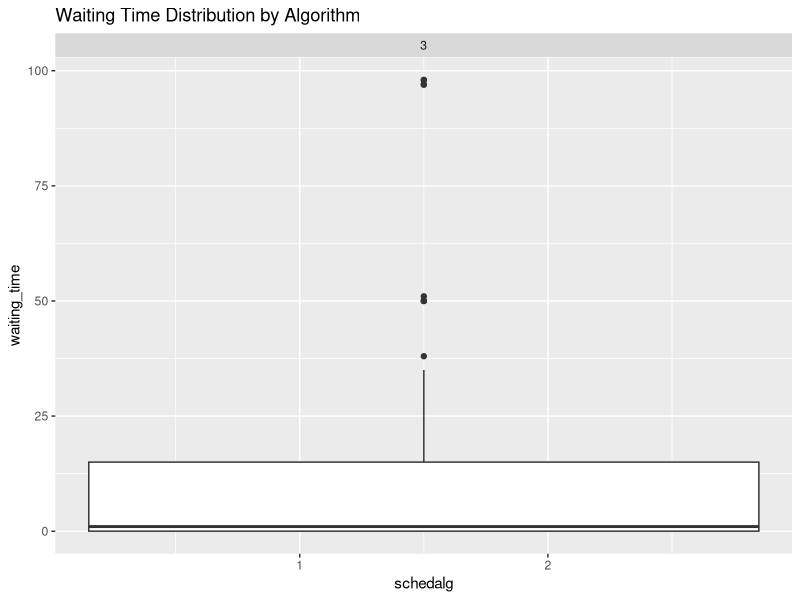
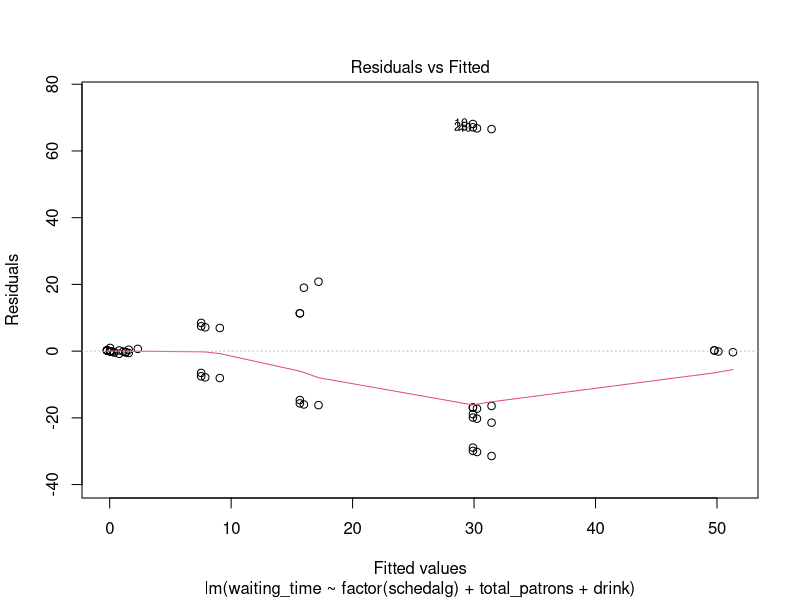
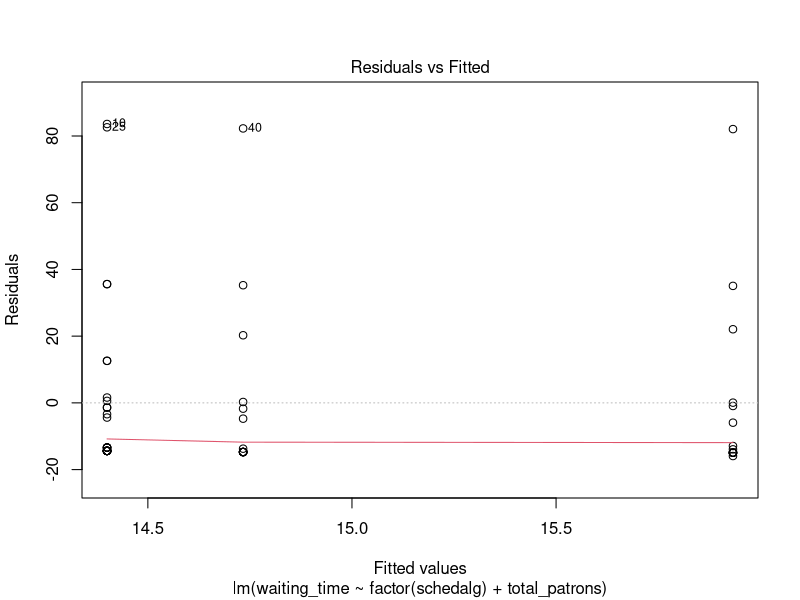
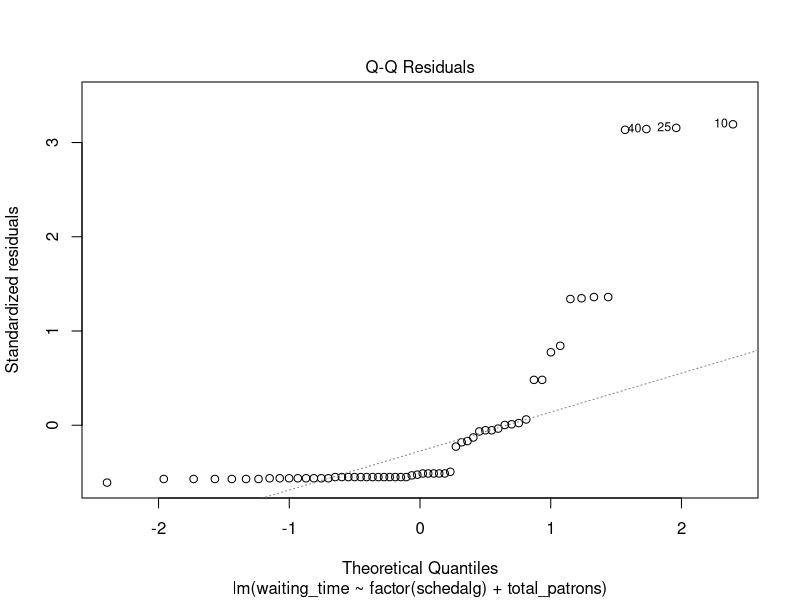
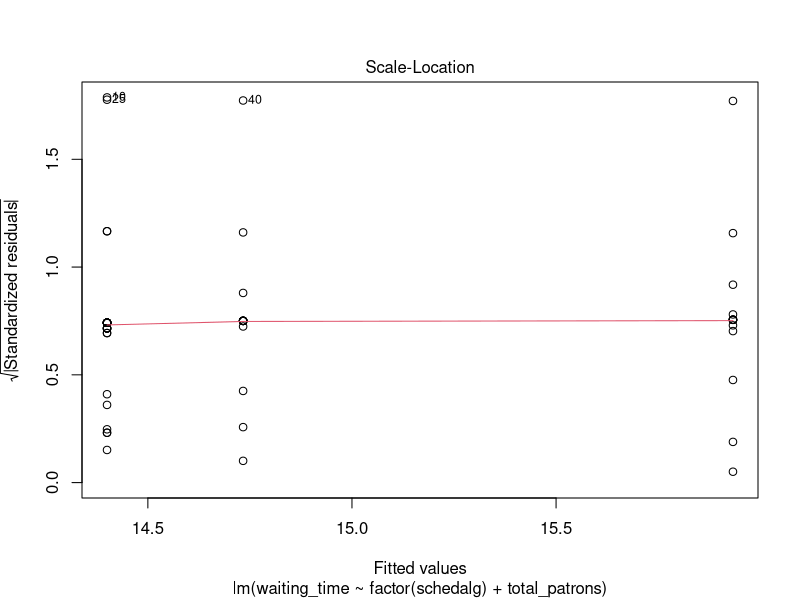
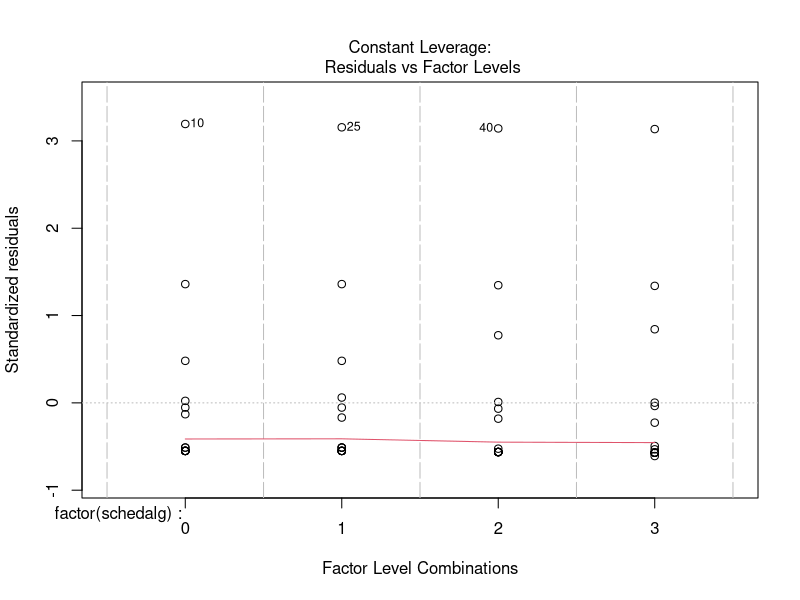

Write the R code that produced these figures, in order.
## ---- chunk 1
pkg_vec <- c("ggplot2","ggthemes","broom","kableExtra","tidyr","tidyverse")
for (x in pkg_vec) {
  if (!requireNamespace(x, quietly = TRUE)) {
    install.packages(x, dependencies = TRUE)
  }
  library(x, character.only = TRUE)
}

## ---- chunk 2
df = read_csv("simulation_results.csv")
## ---- chunk 3
patron_summary <- df %>%
  group_by(total_patrons, schedalg, seed, patron) %>%
  summarise(
    total_waiting = sum(waiting_time),
    total_turnaround = sum(turnaround_time),
    num_orders = n(),
    .groups = 'drop'
  )
## ---- chunk 4
ggplot(df, aes(x=schedalg, y=waiting_time, fill=schedalg)) +
  geom_boxplot() +
  facet_wrap(~total_patrons) +
  labs(title="Waiting Time Distribution by Algorithm")

# 1. Fit the model
# We use factor() for sched_alg because it's a category, not a continuous number
fit <- lm(waiting_time ~ factor(schedalg) + total_patrons + drink, data = df)

# 2. View the significance (p-values) and magnitudes (coefficients)
summary(fit)

# 3. Check for Fairness/Starvation by plotting residuals
plot(fit, which = 1)
## ---- chunk 5
# Compare means
model_speed <- lm(waiting_time ~ factor(schedalg) + total_patrons, data = df)
summary(model_speed)
plot(model_speed)
